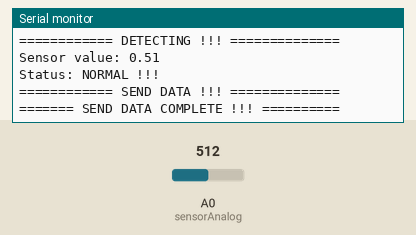
The sketch below on a simulated Arduino Uno, built with avr-gcc and run on an emulated ATmega328P. Shown: the last lines printed to the serial monitor. Inputs (shaded band) come from the test bench; at power-on: A0 (sensorAnalog) = 512.

Above: at 7.2 s.
7.3 s: A0 (sensorAnalog) set to 716
At 8.8 s:
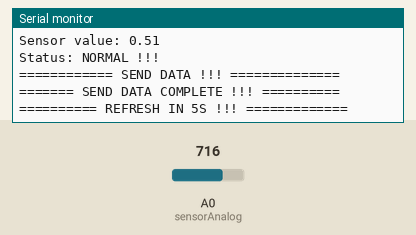
14.7 s: A0 (sensorAnalog) set to 900
At 21.7 s:
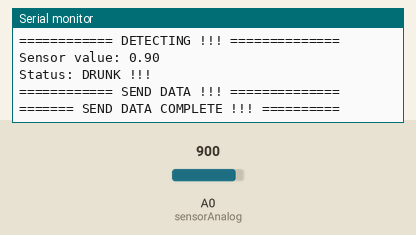
Timing chart, 0 to 23.2 s (numbered marks = the images above; inputs shaded):
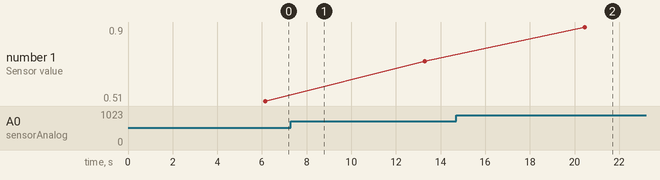

Measured:
- after the input at 14.7 s, the serial monitor: prints a new line after 5.7 s (image 2)
- plotted number 1: 0.51 → 0.72 after the input at 7.3 s, 0.72 → 0.9 after the input at 14.7 s

The sketch:

iot.ino
```cpp
#include <SoftwareSerial.h>

#define txPin 7
#define rxPin 6
#define sensorAnalog A0
// #define buzzerPin 5
// #define led 4

// String data;
SoftwareSerial Bluetooth(rxPin, txPin);
double sensorValue;
double normalValue = 0.7;
// double airValue = 0.6;
// int state = 0; // 0 => READY || 1 => READ

void setup() {
  // put your setup code here, to run once:
  Serial.begin(9600);
  Bluetooth.begin(9600);
  delay(1000);
  Serial.println("=================== SET UP !!! ====================");
  pinMode(rxPin, INPUT);
  pinMode(txPin, OUTPUT);
  pinMode(sensorAnalog, INPUT);
  Serial.println("================ [SENSOR] SET UP !!! ==============");
  delay(5000);
  Serial.println("============= SET UP COMPLETE !!! ============");
}

void loop() {
  // put your main code here, to run repeatedly:
  Serial.println("============ DETECTING !!! ==============");

  sensorValue = analogRead(sensorAnalog) / 1000.00;
  Serial.print("Sensor value: ");
  Serial.println(sensorValue);
  Serial.print("Status: ");
  if (sensorValue > normalValue) {
    Serial.println("DRUNK !!!");
  } else Serial.println("NORMAL !!!");

  // Serial.println("============ WAIT TO READ IF HAVE (IN 10S) !!! ==============");
  // delay(10000);
  // if (Bluetooth.available() > 0) {
  //   delay(5000);
  //   if (Bluetooth.read() == '1') {
  //     Serial.println("send data ...");
  //     Bluetooth.print(sensorValue);
  //     delay(1000);
  //     Serial.println("send data complete !!!");
  //   }
  // }

  Serial.println("============ SEND DATA !!! ==============");
  Bluetooth.print("send:");
  Bluetooth.println(sensorValue);
  // delay(10000);
  Serial.println("======= SEND DATA COMPLETE !!! ==========");

  delay(2000);
  Serial.println("========== REFRESH IN 5S !!! =============");
  delay(5000);
  Serial.println("============ REFRESH COMPLETE !!! =========");
}
```
